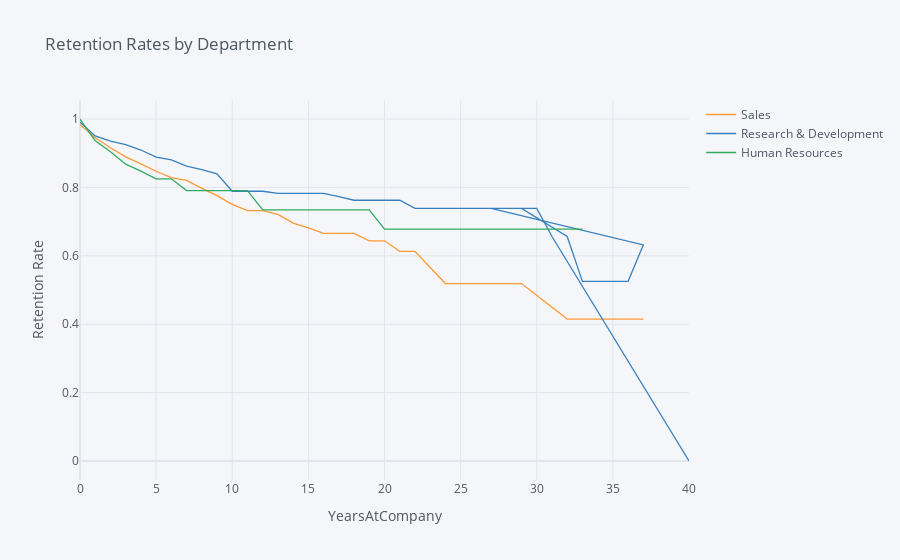

The notebook cell saved with this chart:
### Markdown cell above
## 7. Let's investigate whether the department the employee works in has an impact on how long they stay with the company. Generate and plot survival curves showing retention by department and years the employee has worked at the company.

### Code cell
retention = survival(data, 'Department', 'YearsAtCompany', 'Attrition')
retention.iplot(kind='line', xTitle='YearsAtCompany', yTitle='Retention Rate',
            title='Retention Rates by Department')

### Figure 1 — Plotly figure (JSON) as saved in the notebook; plotly's stock layout.template omitted (floating-point values rounded to 4 significant figures)
{"data": [{"line": {"color": "rgba(255, 153, 51, 1.0)", "dash": "solid", "shape": "linear", "width": 1.3}, "mode": "lines", "name": "Sales", "text": "", "type": "scatter", "x": [0, 1, 2, 3, 4, 5, 6, 7, 8, 9, 10, 11, 12, 13, 14, 15, 16, 17, 18, 19, 20, 21, 22, 23, 24, 25, 26, 29, 32, 33, 34, 36, 37, 27, 30, 31, 40], "y": [0.9843, 0.9453, 0.9158, 0.8891, 0.8689, 0.8473, 0.8285, 0.8205, 0.7971, 0.7759, 0.7502, 0.7319, 0.7319, 0.7209, 0.6956, 0.6819, 0.6653, 0.6653, 0.6653, 0.6438, 0.6438, 0.6132, 0.6132, 0.566, 0.5188, 0.5188, 0.5188, 0.5188, 0.4151, 0.4151, 0.4151, 0.4151, 0.4151, "", "", "", ""]}, {"line": {"color": "rgba(55, 128, 191, 1.0)", "dash": "solid", "shape": "linear", "width": 1.3}, "mode": "lines", "name": "Research & Development", "text": "", "type": "scatter", "x": [0, 1, 2, 3, 4, 5, 6, 7, 8, 9, 10, 11, 12, 13, 14, 15, 16, 17, 18, 19, 20, 21, 22, 23, 24, 25, 26, 29, 32, 33, 34, 36, 37, 27, 30, 31, 40], "y": [0.9906, 0.9503, 0.9351, 0.9249, 0.9093, 0.8886, 0.8805, 0.8624, 0.852, 0.8399, 0.7887, 0.7887, 0.7887, 0.7825, 0.7825, 0.7825, 0.7825, 0.7729, 0.7624, 0.7624, 0.7624, 0.7624, 0.7386, 0.7386, 0.7386, 0.7386, 0.7386, 0.7386, 0.6565, 0.5252, 0.5252, 0.5252, 0.6319, 0.7386, 0.7386, 0.6565, 0]}, {"line": {"color": "rgba(50, 171, 96, 1.0)", "dash": "solid", "shape": "linear", "width": 1.3}, "mode": "lines", "name": "Human Resources", "text": "", "type": "scatter", "x": [0, 1, 2, 3, 4, 5, 6, 7, 8, 9, 10, 11, 12, 13, 14, 15, 16, 17, 18, 19, 20, 21, 22, 23, 24, 25, 26, 29, 32, 33, 34, 36, 37, 27, 30, 31, 40], "y": [1, 0.9365, 0.9042, 0.868, 0.8474, 0.8251, 0.8251, 0.7907, 0.7907, 0.7907, 0.7907, 0.7907, 0.7342, 0.7342, 0.7342, 0.7342, 0.7342, 0.7342, 0.7342, 0.7342, 0.6777, 0.6777, 0.6777, 0.6777, 0.6777, 0.6777, 0.6777, 0.6777, 0.6777, 0.6777, "", "", "", "", "", "", ""]}], "layout": {"autosize": true, "legend": {"bgcolor": "#F5F6F9", "font": {"color": "#4D5663"}}, "paper_bgcolor": "#F5F6F9", "plot_bgcolor": "#F5F6F9", "title": {"font": {"color": "#4D5663"}, "text": "Retention Rates by Department"}, "xaxis": {"autorange": true, "gridcolor": "#E1E5ED", "range": [0, 40], "showgrid": true, "tickfont": {"color": "#4D5663"}, "title": {"font": {"color": "#4D5663"}, "text": "YearsAtCompany"}, "type": "linear", "zerolinecolor": "#E1E5ED"}, "yaxis": {"autorange": true, "gridcolor": "#E1E5ED", "range": [-0.05556, 1.056], "showgrid": true, "tickfont": {"color": "#4D5663"}, "title": {"font": {"color": "#4D5663"}, "text": "Retention Rate"}, "type": "linear", "zerolinecolor": "#E1E5ED"}}}
